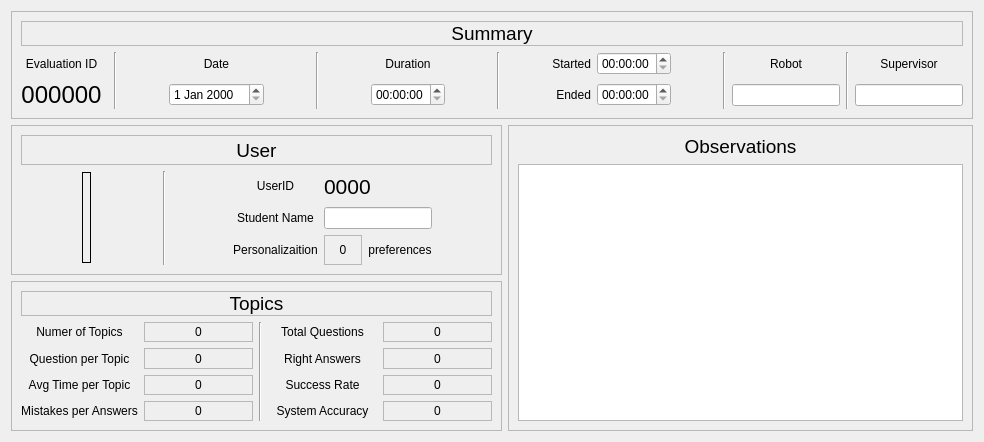
             <widget class="QWidget" name="tab_16">
              <attribute name="title">
               <string>Overview</string>
              </attribute>
              <layout class="QGridLayout" name="gridLayout_58">
               <item row="0" column="0" colspan="2">
                <widget class="QFrame" name="frame_28">
                 <property name="minimumSize">
                  <size>
                   <width>849</width>
                   <height>81</height>
                  </size>
                 </property>
                 <property name="maximumSize">
                  <size>
                   <width>999</width>
                   <height>999</height>
                  </size>
                 </property>
                 <property name="frameShape">
                  <enum>QFrame::StyledPanel</enum>
                 </property>
                 <property name="frameShadow">
                  <enum>QFrame::Raised</enum>
                 </property>
                 <layout class="QGridLayout" name="gridLayout_24">
                  <item row="1" column="6" rowspan="2">
                   <widget class="Line" name="line_9">
                    <property name="orientation">
                     <enum>Qt::Vertical</enum>
                    </property>
                   </widget>
                  </item>
                  <item row="1" column="4">
                   <widget class="QLabel" name="label_53">
                    <property name="text">
                     <string>Date</string>
                    </property>
                    <property name="alignment">
                     <set>Qt::AlignCenter</set>
                    </property>
                   </widget>
                  </item>
                  <item row="2" column="0">
                   <widget class="QLabel" name="label_136">
                    <property name="font">
                     <font>
                      <pointsize>18</pointsize>
                     </font>
                    </property>
                    <property name="text">
                     <string>000000</string>
                    </property>
                    <property name="alignment">
                     <set>Qt::AlignCenter</set>
                    </property>
                   </widget>
                  </item>
                  <item row="1" column="0">
                   <widget class="QLabel" name="label_135">
                    <property name="text">
                     <string>Evaluation ID</string>
                    </property>
                    <property name="alignment">
                     <set>Qt::AlignCenter</set>
                    </property>
                   </widget>
                  </item>
                  <item row="2" column="8">
                   <widget class="QTimeEdit" name="timeEdit_4"/>
                  </item>
                  <item row="1" column="8">
                   <widget class="QLabel" name="label_143">
                    <property name="text">
                     <string>Duration</string>
                    </property>
                    <property name="alignment">
                     <set>Qt::AlignCenter</set>
                    </property>
                   </widget>
                  </item>
                  <item row="2" column="4">
                   <widget class="QDateEdit" name="dateEdit_2"/>
                  </item>
                  <item row="1" column="7">
                   <spacer name="horizontalSpacer_22">
                    <property name="orientation">
                     <enum>Qt::Horizontal</enum>
                    </property>
                    <property name="sizeHint" stdset="0">
                     <size>
                      <width>40</width>
                      <height>20</height>
                     </size>
                    </property>
                   </spacer>
                  </item>
                  <item row="1" column="2" rowspan="2">
                   <widget class="Line" name="line_4">
                    <property name="orientation">
                     <enum>Qt::Vertical</enum>
                    </property>
                   </widget>
                  </item>
                  <item row="1" column="13">
                   <widget class="QTimeEdit" name="timeEdit_3"/>
                  </item>
                  <item row="2" column="13">
                   <widget class="QTimeEdit" name="timeEdit_2"/>
                  </item>
                  <item row="1" column="10" rowspan="2">
                   <widget class="Line" name="line_10">
                    <property name="orientation">
                     <enum>Qt::Vertical</enum>
                    </property>
                   </widget>
                  </item>
                  <item row="1" column="12">
                   <widget class="QLabel" name="label_137">
                    <property name="text">
                     <string>Started</string>
                    </property>
                    <property name="alignment">
                     <set>Qt::AlignRight|Qt::AlignTrailing|Qt::AlignVCenter</set>
                    </property>
                   </widget>
                  </item>
                  <item row="2" column="12">
                   <widget class="QLabel" name="label_138">
                    <property name="text">
                     <string>Ended</string>
                    </property>
                    <property name="alignment">
                     <set>Qt::AlignRight|Qt::AlignTrailing|Qt::AlignVCenter</set>
                    </property>
                   </widget>
                  </item>
                  <item row="1" column="11">
                   <spacer name="horizontalSpacer_24">
                    <property name="orientation">
                     <enum>Qt::Horizontal</enum>
                    </property>
                    <property name="sizeHint" stdset="0">
                     <size>
                      <width>40</width>
                      <height>20</height>
                     </size>
                    </property>
                   </spacer>
                  </item>
                  <item row="1" column="18">
                   <widget class="QLabel" name="label_148">
                    <property name="text">
                     <string>Supervisor</string>
                    </property>
                    <property name="alignment">
                     <set>Qt::AlignCenter</set>
                    </property>
                   </widget>
                  </item>
                  <item row="1" column="15" rowspan="2">
                   <widget class="Line" name="line_6">
                    <property name="orientation">
                     <enum>Qt::Vertical</enum>
                    </property>
                   </widget>
                  </item>
                  <item row="1" column="16">
                   <widget class="QLabel" name="label_28">
                    <property name="text">
                     <string>Robot</string>
                    </property>
                    <property name="alignment">
                     <set>Qt::AlignCenter</set>
                    </property>
                   </widget>
                  </item>
                  <item row="1" column="9">
                   <spacer name="horizontalSpacer_23">
                    <property name="orientation">
                     <enum>Qt::Horizontal</enum>
                    </property>
                    <property name="sizeHint" stdset="0">
                     <size>
                      <width>40</width>
                      <height>20</height>
                     </size>
                    </property>
                   </spacer>
                  </item>
                  <item row="1" column="14">
                   <spacer name="horizontalSpacer_26">
                    <property name="orientation">
                     <enum>Qt::Horizontal</enum>
                    </property>
                    <property name="sizeHint" stdset="0">
                     <size>
                      <width>40</width>
                      <height>20</height>
                     </size>
                    </property>
                   </spacer>
                  </item>
                  <item row="1" column="5">
                   <spacer name="horizontalSpacer_21">
                    <property name="orientation">
                     <enum>Qt::Horizontal</enum>
                    </property>
                    <property name="sizeHint" stdset="0">
                     <size>
                      <width>40</width>
                      <height>20</height>
                     </size>
                    </property>
                   </spacer>
                  </item>
                  <item row="2" column="16">
                   <widget class="QLineEdit" name="lineEdit"/>
                  </item>
                  <item row="1" column="17" rowspan="2">
                   <widget class="Line" name="line_13">
                    <property name="orientation">
                     <enum>Qt::Vertical</enum>
                    </property>
                   </widget>
                  </item>
                  <item row="1" column="3">
                   <spacer name="horizontalSpacer_20">
                    <property name="orientation">
                     <enum>Qt::Horizontal</enum>
                    </property>
                    <property name="sizeHint" stdset="0">
                     <size>
                      <width>40</width>
                      <height>20</height>
                     </size>
                    </property>
                   </spacer>
                  </item>
                  <item row="2" column="18">
                   <widget class="QLineEdit" name="lineEdit_2"/>
                  </item>
                  <item row="0" column="0" colspan="19">
                   <widget class="QLabel" name="label_164">
                    <property name="font">
                     <font>
                      <pointsize>14</pointsize>
                     </font>
                    </property>
                    <property name="frameShape">
                     <enum>QFrame::StyledPanel</enum>
                    </property>
                    <property name="text">
                     <string>Summary</string>
                    </property>
                    <property name="alignment">
                     <set>Qt::AlignCenter</set>
                    </property>
                   </widget>
                  </item>
                 </layout>
                </widget>
               </item>
               <item row="1" column="0">
                <widget class="QFrame" name="frame_73">
                 <property name="minimumSize">
                  <size>
                   <width>491</width>
                   <height>109</height>
                  </size>
                 </property>
                 <property name="frameShape">
                  <enum>QFrame::StyledPanel</enum>
                 </property>
                 <property name="frameShadow">
                  <enum>QFrame::Raised</enum>
                 </property>
                 <layout class="QGridLayout" name="gridLayout_57">
                  <item row="1" column="4" rowspan="3">
                   <widget class="Line" name="line_12">
                    <property name="orientation">
                     <enum>Qt::Vertical</enum>
                    </property>
                   </widget>
                  </item>
                  <item row="1" column="1" rowspan="3">
                   <widget class="QLabel" name="Userimage">
                    <property name="minimumSize">
                     <size>
                      <width>0</width>
                      <height>0</height>
                     </size>
                    </property>
                    <property name="maximumSize">
                     <size>
                      <width>91</width>
                      <height>91</height>
                     </size>
                    </property>
                    <property name="frameShape">
                     <enum>QFrame::Box</enum>
                    </property>
                    <property name="text">
                     <string/>
                    </property>
                    <property name="pixmap">
                     <pixmap resource="imgs.qrc">:/imgs/user2.png</pixmap>
                    </property>
                    <property name="scaledContents">
                     <bool>true</bool>
                    </property>
                    <property name="alignment">
                     <set>Qt::AlignCenter</set>
                    </property>
                    <property name="wordWrap">
                     <bool>true</bool>
                    </property>
                    <property name="indent">
                     <number>-1</number>
                    </property>
                   </widget>
                  </item>
                  <item row="3" column="9">
                   <widget class="QLabel" name="label_157">
                    <property name="text">
                     <string>preferences</string>
                    </property>
                    <property name="alignment">
                     <set>Qt::AlignCenter</set>
                    </property>
                   </widget>
                  </item>
                  <item row="1" column="8" colspan="2">
                   <widget class="QLabel" name="label_156">
                    <property name="font">
                     <font>
                      <pointsize>16</pointsize>
                     </font>
                    </property>
                    <property name="text">
                     <string>0000</string>
                    </property>
                    <property name="alignment">
                     <set>Qt::AlignLeading|Qt::AlignLeft|Qt::AlignVCenter</set>
                    </property>
                   </widget>
                  </item>
                  <item row="2" column="6" colspan="2">
                   <widget class="QLabel" name="label_154">
                    <property name="text">
                     <string>Student Name</string>
                    </property>
                    <property name="alignment">
                     <set>Qt::AlignCenter</set>
                    </property>
                   </widget>
                  </item>
                  <item row="3" column="8">
                   <widget class="QLabel" name="label_158">
                    <property name="frameShape">
                     <enum>QFrame::StyledPanel</enum>
                    </property>
                    <property name="text">
                     <string>0</string>
                    </property>
                    <property name="alignment">
                     <set>Qt::AlignCenter</set>
                    </property>
                   </widget>
                  </item>
                  <item row="2" column="8" colspan="2">
                   <widget class="QLineEdit" name="lineEdit_3"/>
                  </item>
                  <item row="1" column="6" colspan="2">
                   <widget class="QLabel" name="label_155">
                    <property name="text">
                     <string>UserID</string>
                    </property>
                    <property name="alignment">
                     <set>Qt::AlignCenter</set>
                    </property>
                   </widget>
                  </item>
                  <item row="1" column="5">
                   <spacer name="horizontalSpacer_27">
                    <property name="orientation">
                     <enum>Qt::Horizontal</enum>
                    </property>
                    <property name="sizeHint" stdset="0">
                     <size>
                      <width>40</width>
                      <height>20</height>
                     </size>
                    </property>
                   </spacer>
                  </item>
                  <item row="1" column="0">
                   <spacer name="horizontalSpacer_19">
                    <property name="orientation">
                     <enum>Qt::Horizontal</enum>
                    </property>
                    <property name="sizeHint" stdset="0">
                     <size>
                      <width>40</width>
                      <height>20</height>
                     </size>
                    </property>
                   </spacer>
                  </item>
                  <item row="1" column="2">
                   <spacer name="horizontalSpacer_25">
                    <property name="orientation">
                     <enum>Qt::Horizontal</enum>
                    </property>
                    <property name="sizeHint" stdset="0">
                     <size>
                      <width>40</width>
                      <height>20</height>
                     </size>
                    </property>
                   </spacer>
                  </item>
                  <item row="3" column="6" colspan="2">
                   <widget class="QLabel" name="label_152">
                    <property name="text">
                     <string>Personalizaition</string>
                    </property>
                    <property name="alignment">
                     <set>Qt::AlignCenter</set>
                    </property>
                   </widget>
                  </item>
                  <item row="2" column="10">
                   <spacer name="horizontalSpacer_28">
                    <property name="orientation">
                     <enum>Qt::Horizontal</enum>
                    </property>
                    <property name="sizeHint" stdset="0">
                     <size>
                      <width>40</width>
                      <height>20</height>
                     </size>
                    </property>
                   </spacer>
                  </item>
                  <item row="0" column="0" colspan="11">
                   <widget class="QLabel" name="label_142">
                    <property name="font">
                     <font>
                      <pointsize>14</pointsize>
                     </font>
                    </property>
                    <property name="frameShape">
                     <enum>QFrame::StyledPanel</enum>
                    </property>
                    <property name="text">
                     <string>User</string>
                    </property>
                    <property name="alignment">
                     <set>Qt::AlignCenter</set>
                    </property>
                   </widget>
                  </item>
                 </layout>
                </widget>
               </item>
               <item row="1" column="1" rowspan="2">
                <widget class="QFrame" name="frame_74">
                 <property name="minimumSize">
                  <size>
                   <width>351</width>
                   <height>306</height>
                  </size>
                 </property>
                 <property name="frameShape">
                  <enum>QFrame::StyledPanel</enum>
                 </property>
                 <property name="frameShadow">
                  <enum>QFrame::Raised</enum>
                 </property>
                 <layout class="QVBoxLayout" name="verticalLayout_14">
                  <item>
                   <widget class="QLabel" name="label_11">
                    <property name="font">
                     <font>
                      <pointsize>14</pointsize>
                     </font>
                    </property>
                    <property name="text">
                     <string>Observations</string>
                    </property>
                    <property name="alignment">
                     <set>Qt::AlignCenter</set>
                    </property>
                   </widget>
                  </item>
                  <item>
                   <widget class="QTextEdit" name="textEdit"/>
                  </item>
                 </layout>
                </widget>
               </item>
               <item row="2" column="0">
                <widget class="QFrame" name="frame_47">
                 <property name="minimumSize">
                  <size>
                   <width>491</width>
                   <height>103</height>
                  </size>
                 </property>
                 <property name="frameShape">
                  <enum>QFrame::StyledPanel</enum>
                 </property>
                 <property name="frameShadow">
                  <enum>QFrame::Raised</enum>
                 </property>
                 <layout class="QGridLayout" name="gridLayout_56">
                  <item row="0" column="0" colspan="5">
                   <widget class="QLabel" name="label_144">
                    <property name="font">
                     <font>
                      <pointsize>14</pointsize>
                     </font>
                    </property>
                    <property name="frameShape">
                     <enum>QFrame::StyledPanel</enum>
                    </property>
                    <property name="text">
                     <string>Topics</string>
                    </property>
                    <property name="alignment">
                     <set>Qt::AlignCenter</set>
                    </property>
                   </widget>
                  </item>
                  <item row="1" column="0">
                   <widget class="QLabel" name="label_141">
                    <property name="text">
                     <string>Numer of Topics</string>
                    </property>
                    <property name="alignment">
                     <set>Qt::AlignCenter</set>
                    </property>
                   </widget>
                  </item>
                  <item row="1" column="1">
                   <widget class="QLabel" name="label_145">
                    <property name="frameShape">
                     <enum>QFrame::StyledPanel</enum>
                    </property>
                    <property name="text">
                     <string>0</string>
                    </property>
                    <property name="alignment">
                     <set>Qt::AlignCenter</set>
                    </property>
                   </widget>
                  </item>
                  <item row="1" column="2" rowspan="4">
                   <widget class="Line" name="line_8">
                    <property name="orientation">
                     <enum>Qt::Vertical</enum>
                    </property>
                   </widget>
                  </item>
                  <item row="1" column="3">
                   <widget class="QLabel" name="label_150">
                    <property name="text">
                     <string>Total Questions</string>
                    </property>
                    <property name="alignment">
                     <set>Qt::AlignCenter</set>
                    </property>
                   </widget>
                  </item>
                  <item row="1" column="4">
                   <widget class="QLabel" name="label_151">
                    <property name="frameShape">
                     <enum>QFrame::StyledPanel</enum>
                    </property>
                    <property name="text">
                     <string>0</string>
                    </property>
                    <property name="alignment">
                     <set>Qt::AlignCenter</set>
                    </property>
                   </widget>
                  </item>
                  <item row="2" column="0">
                   <widget class="QLabel" name="label_140">
                    <property name="text">
                     <string>Question per Topic</string>
                    </property>
                    <property name="alignment">
                     <set>Qt::AlignCenter</set>
                    </property>
                   </widget>
                  </item>
                  <item row="2" column="1">
                   <widget class="QLabel" name="label_147">
                    <property name="frameShape">
                     <enum>QFrame::StyledPanel</enum>
                    </property>
                    <property name="text">
                     <string>0</string>
                    </property>
                    <property name="alignment">
                     <set>Qt::AlignCenter</set>
                    </property>
                   </widget>
                  </item>
                  <item row="2" column="3">
                   <widget class="QLabel" name="label_153">
                    <property name="text">
                     <string>Right Answers</string>
                    </property>
                    <property name="alignment">
                     <set>Qt::AlignCenter</set>
                    </property>
                   </widget>
                  </item>
                  <item row="2" column="4">
                   <widget class="QLabel" name="label_161">
                    <property name="frameShape">
                     <enum>QFrame::StyledPanel</enum>
                    </property>
                    <property name="text">
                     <string>0</string>
                    </property>
                    <property name="alignment">
                     <set>Qt::AlignCenter</set>
                    </property>
                   </widget>
                  </item>
                  <item row="3" column="0">
                   <widget class="QLabel" name="label_139">
                    <property name="layoutDirection">
                     <enum>Qt::LeftToRight</enum>
                    </property>
                    <property name="text">
                     <string>Avg Time per Topic</string>
                    </property>
                    <property name="alignment">
                     <set>Qt::AlignCenter</set>
                    </property>
                   </widget>
                  </item>
                  <item row="3" column="1">
                   <widget class="QLabel" name="label_146">
                    <property name="frameShape">
                     <enum>QFrame::StyledPanel</enum>
                    </property>
                    <property name="text">
                     <string>0</string>
                    </property>
                    <property name="alignment">
                     <set>Qt::AlignCenter</set>
                    </property>
                   </widget>
                  </item>
                  <item row="3" column="3">
                   <widget class="QLabel" name="label_159">
                    <property name="text">
                     <string>Success Rate</string>
                    </property>
                    <property name="alignment">
                     <set>Qt::AlignCenter</set>
                    </property>
                   </widget>
                  </item>
                  <item row="3" column="4">
                   <widget class="QLabel" name="label_162">
                    <property name="frameShape">
                     <enum>QFrame::StyledPanel</enum>
                    </property>
                    <property name="text">
                     <string>0</string>
                    </property>
                    <property name="alignment">
                     <set>Qt::AlignCenter</set>
                    </property>
                   </widget>
                  </item>
                  <item row="4" column="0">
                   <widget class="QLabel" name="label_149">
                    <property name="text">
                     <string>Mistakes per Answers</string>
                    </property>
                    <property name="alignment">
                     <set>Qt::AlignCenter</set>
                    </property>
                   </widget>
                  </item>
                  <item row="4" column="1">
                   <widget class="QLabel" name="label_54">
                    <property name="frameShape">
                     <enum>QFrame::StyledPanel</enum>
                    </property>
                    <property name="text">
                     <string>0</string>
                    </property>
                    <property name="alignment">
                     <set>Qt::AlignCenter</set>
                    </property>
                   </widget>
                  </item>
                  <item row="4" column="3">
                   <widget class="QLabel" name="label_160">
                    <property name="text">
                     <string>System Accuracy</string>
                    </property>
                    <property name="alignment">
                     <set>Qt::AlignCenter</set>
                    </property>
                   </widget>
                  </item>
                  <item row="4" column="4">
                   <widget class="QLabel" name="label_163">
                    <property name="frameShape">
                     <enum>QFrame::StyledPanel</enum>
                    </property>
                    <property name="text">
                     <string>0</string>
                    </property>
                    <property name="alignment">
                     <set>Qt::AlignCenter</set>
                    </property>
                   </widget>
                  </item>
                 </layout>
                </widget>
               </item>
              </layout>
             </widget>
